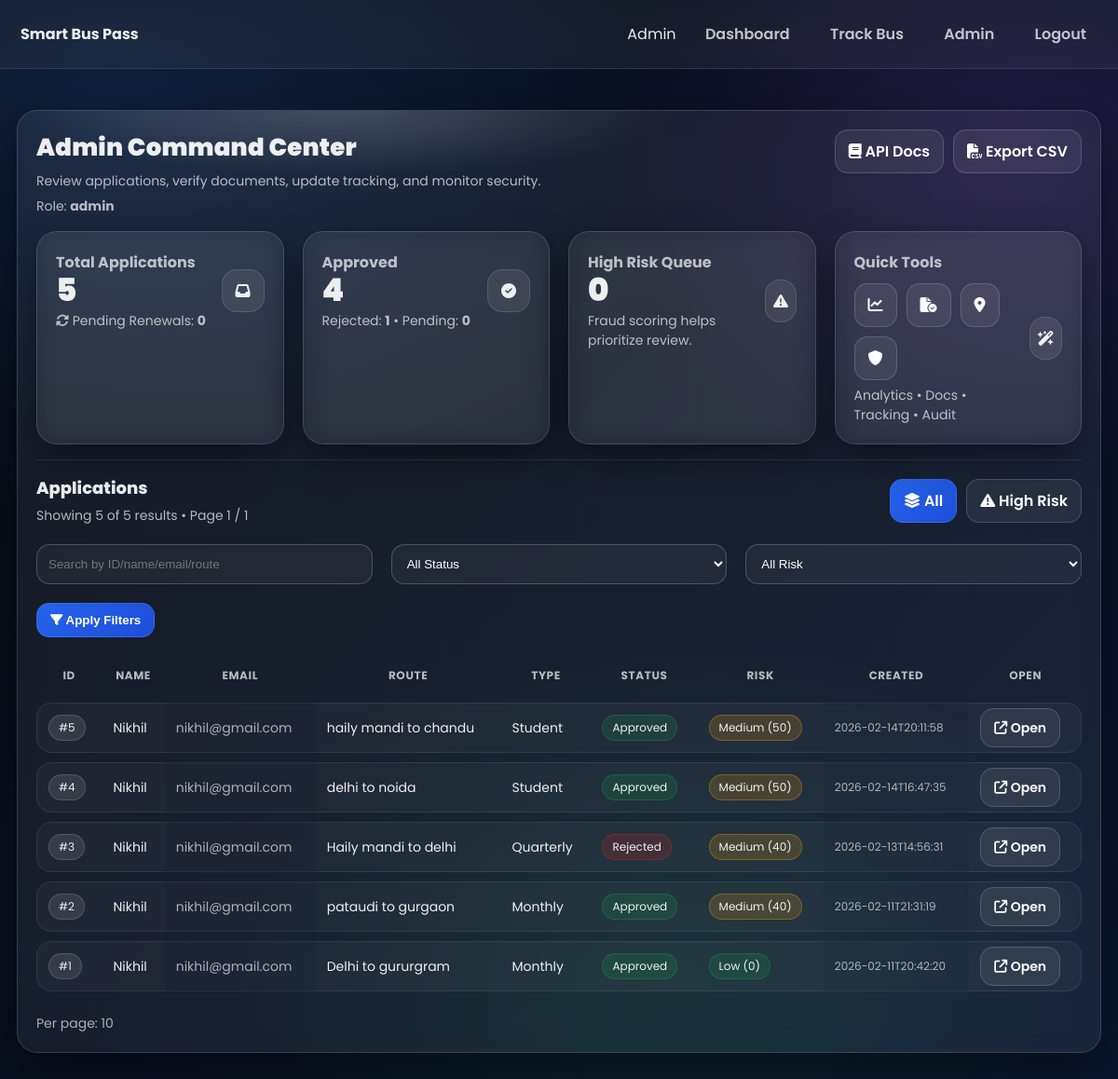
The page /admin (signed in) on the database its author committed.
### tables this page shows
CREATE TABLE bus_pass (
        pass_id INTEGER PRIMARY KEY AUTOINCREMENT,
        user_id INTEGER NOT NULL,
        user_name TEXT NOT NULL,
        email TEXT NOT NULL,
        route TEXT NOT NULL,
        pass_type TEXT NOT NULL,
        status TEXT NOT NULL DEFAULT 'Pending',
        remarks TEXT DEFAULT '',
        fraud_score INTEGER DEFAULT 0,
        fraud_flag TEXT DEFAULT 'Low',
        created_at TEXT NOT NULL,
        reviewed_at TEXT,
        approved_at TEXT,
        rejected_at TEXT,
        valid_from TEXT,
        valid_till TEXT,
        renewal_count INTEGER DEFAULT 0, photo_path TEXT, college_name TEXT, enrollment_no TEXT, verified INTEGER DEFAULT 0, price INTEGER DEFAULT 0, payment_status TEXT DEFAULT 'Pending', payment_method TEXT, txn_id TEXT, paid_at TEXT, emi_months INTEGER DEFAULT 0, emi_monthly_amount INTEGER DEFAULT 0,
        FOREIGN KEY(user_id) REFERENCES users(id)
    );

### app.py (the view)
@app.route('/admin')
def admin_dashboard():
    if not require_login() or not require_staff():
        return redirect(url_for('login'))
    status = request.args.get("status", "").strip()
    risk = request.args.get("risk", "").strip()
    q = request.args.get("q", "").strip()
    tab = request.args.get("tab", "all").strip()  # all | highrisk
    if tab == "highrisk" and not risk:
        risk = "High"
    where = []
    params = []
    if status:
        where.append("status=?")
        params.append(status)
    if risk:
        where.append("fraud_flag=?")
        params.append(risk)
    if q:
        where.append("(CAST(pass_id AS TEXT) LIKE ? OR user_name LIKE ? OR email LIKE ? OR route LIKE ?)")
        params.extend([f"%{q}%"] * 4)
    sql = "SELECT * FROM bus_pass"
    if where:
        sql += " WHERE " + " AND ".join(where)
    sql += " ORDER BY pass_id DESC"
    page = int(request.args.get("page", 1))
    per_page = int(request.args.get("per_page", 10))
    per_page = min(max(per_page, 5), 50)
    offset = (page - 1) * per_page
    conn = get_db()
    rows = conn.execute(sql + " LIMIT ? OFFSET ?", params + [per_page, offset]).fetchall()
    total = conn.execute("SELECT COUNT(*) AS c FROM (" + sql + ")", params).fetchone()["c"]
    pages = (total + per_page - 1) // per_page if total else 1
    kpi = conn.execute("""
        SELECT
          COUNT(*) AS total,
          SUM(CASE WHEN status='Approved' THEN 1 ELSE 0 END) AS approved,
          SUM(CASE WHEN status='Rejected' THEN 1 ELSE 0 END) AS rejected,
          SUM(CASE WHEN status='Pending' THEN 1 ELSE 0 END) AS pending,
          SUM(CASE WHEN fraud_flag='High' THEN 1 ELSE 0 END) AS high_risk
        FROM bus_pass
    """).fetchone()
    renewal_pending = conn.execute("SELECT COUNT(*) AS c FROM renewals WHERE status='Pending'").fetchone()["c"]
    conn.close()
    can_decide = (session.get("role") == "admin")
    return render_template(
        "admin_dashboard.html",
        title=f"Admin Dashboard | {APP_TITLE}",
        passes=rows,
        kpi=kpi,
        renewal_pending=renewal_pending,
        can_decide=can_decide,
        filters={"status": status, "risk": risk, "q": q, "tab": tab,
                 "page": page, "per_page": per_page, "pages": pages, "total": total},
    )

### app.py (called while the page is built)
@app.before_request
def _rate_limit_guard():
    try:
        ip = request.headers.get("X-Forwarded-For", request.remote_addr) or "unknown"
        endpoint = (request.endpoint or "unknown")
        minute = datetime.now().strftime("%Y%m%d%H%M")
        key = (ip, endpoint, minute)
        _rate_bucket[key] = _rate_bucket.get(key, 0) + 1
        if _rate_bucket[key] > RATE_LIMIT_PER_MINUTE:
            return render_template("403.html", title="403 | " + APP_TITLE), 403
    except Exception:
        pass

def get_db():
    conn = sqlite3.connect(DB_PATH)
    conn.row_factory = sqlite3.Row
    return conn

def require_login():
    return 'user_id' in session

def require_staff():
    return session.get('role') in ('admin', 'verifier')

### templates/admin_dashboard.html (shortened to what this page needs)
{% extends "base.html" %}
{% block content %}
<div class="card pad glow">
  <div class="card-header">
    <div>
      <div class="title">Admin Command Center</div>
      <div class="subtitle">Review applications, verify documents, update tracking, and monitor security.</div>
      <div class="subtitle">Role: <b>{{ session.get('role') }}</b> {% if not can_decide %}<span class="badge warn" style="margin-left:8px">Verifier Mode</span>{% endif %}</div>
    </div>
    <div style="display:flex;gap:10px;flex-wrap:wrap;align-items:center">
      <a class="btn" href="{{ url_for('api_docs') }}"><i class="fa-solid fa-book"></i> API Docs</a>
      <a class="btn" href="{{ url_for('export_csv', status=filters.status, risk=filters.risk, q=filters.q) }}"><i class="fa-solid fa-file-csv"></i> Export CSV</a>
    </div>
  </div>
  <div class="grid cols-4" style="margin-top:16px">
    <div class="card pad soft">
      <div class="kpi">
        <div>
          <div class="label">Total Applications</div>
          <div class="num">{{ kpi.total }}</div>
          <div class="subtitle"><i class="fa-solid fa-rotate"></i> Pending Renewals: <b>{{ renewal_pending }}</b></div>
        </div>
        <div class="icon"><i class="fa-solid fa-inbox"></i></div>
      </div>
    </div>
    <div class="card pad soft">
      <div class="kpi">
        <div>
          <div class="label">Approved</div>
          <div class="num">{{ kpi.approved }}</div>
          <div class="subtitle">Rejected: <b>{{ kpi.rejected }}</b> • Pending: <b>{{ kpi.pending }}</b></div>
        </div>
        <div class="icon"><i class="fa-solid fa-circle-check"></i></div>
      </div>
    </div>
    <div class="card pad soft">
      <div class="kpi">
        <div>
          <div class="label">High Risk Queue</div>
          <div class="num">{{ kpi.high_risk }}</div>
          <div class="subtitle">Fraud scoring helps prioritize review.</div>
        </div>
        <div class="icon"><i class="fa-solid fa-triangle-exclamation"></i></div>
      </div>
    </div>
    <div class="card pad soft">
      <div class="kpi">
        <div>
          <div class="label">Quick Tools</div>
          <div style="display:flex;gap:10px;flex-wrap:wrap;margin-top:10px">
            <a class="btn" href="{{ url_for('admin_analytics') }}"><i class="fa-solid fa-chart-line"></i></a>
            <a class="btn" href="{{ url_for('admin_documents') }}"><i class="fa-solid fa-file-circle-check"></i></a>
            <a class="btn" href="{{ url_for('admin_bus_update') }}"><i class="fa-solid fa-location-dot"></i></a>
            <a class="btn" href="{{ url_for('admin_audit') }}"><i class="fa-solid fa-shield"></i></a>
          </div>
          <div class="subtitle">Analytics • Docs • Tracking • Audit</div>
        </div>
        <div class="icon"><i class="fa-solid fa-wand-magic-sparkles"></i></div>
      </div>
    </div>
  </div>
  <hr class="hr">
  <div style="display:flex;justify-content:space-between;align-items:center;gap:10px;flex-wrap:wrap">
    <div>
      <div class="section-title" style="margin-top:0">Applications</div>
      <div class="subtitle">Showing {{ passes|length }} of {{ filters.total }} results • Page {{ filters.page }} / {{ filters.pages }}</div>
    </div>
    <div style="display:flex;gap:10px;flex-wrap:wrap">
      <a class="btn {% if filters.tab=='all' %}primary{% endif %}" href="{{ url_for('admin_dashboard', tab='all') }}"><i class="fa-solid fa-layer-group"></i> All</a>
      <a class="btn {% if filters.tab=='highrisk' %}bad{% endif %}" href="{{ url_for('admin_dashboard', tab='highrisk') }}"><i class="fa-solid fa-triangle-exclamation"></i> High Risk</a>
    </div>
  </div>
  <form method="get" style="margin-top:14px" class="grid cols-3">
    <input class="input" name="q" value="{{ filters.q }}" placeholder="Search by ID/name/email/route">
    <select class="input" name="status">
      <option value="">All Status</option>
    </select>
    <select class="input" name="risk">
      <option value="">All Risk</option>
    </select>
    <button class="btn primary" style="grid-column:1/-1;width:max-content"><i class="fa-solid fa-filter"></i> Apply Filters</button>
  </form>
  <div style="overflow:auto;margin-top:12px">
    <table class="table">
      <tr>
        <th>ID</th><th>Name</th><th>Email</th><th>Route</th><th>Type</th>
        <th>Status</th><th>Risk</th><th>Created</th><th>Open</th>
      </tr>
      {% for p in passes %}
      <tr>
        <td><span class="badge">#{{ p.pass_id }}</span></td>
        <td>{{ p.user_name }}</td>
        <td class="muted">{{ p.email }}</td>
        <td>{{ p.route }}</td>
        <td>{{ p.pass_type }}</td>
        <td>
          {% if p.status=='Approved' %}<span class="badge good">Approved</span>
          {% elif p.status=='Rejected' %}<span class="badge bad">Rejected</span>
          {% else %}<span class="badge warn">Pending</span>{% endif %}
        </td>
        <td>
          {% if p.fraud_flag=='High' %}<span class="badge bad"><i class="fa-solid fa-triangle-exclamation"></i> High ({{ p.fraud_score }})</span>
          {% elif p.fraud_flag=='Medium' %}<span class="badge warn">Medium ({{ p.fraud_score }})</span>
          {% else %}<span class="badge good">Low ({{ p.fraud_score }})</span>{% endif %}
        </td>
        <td class="muted" style="font-size:12px">{{ p.created_at }}</td>
        <td><a class="btn" href="{{ url_for('pass_details', pass_id=p.pass_id) }}"><i class="fa-solid fa-arrow-up-right-from-square"></i> Open</a></td>
      </tr>
      {% endfor %}
    </table>
  </div>
  <div style="display:flex;justify-content:space-between;align-items:center;margin-top:14px;flex-wrap:wrap;gap:10px">
    <div class="muted">Per page: {{ filters.per_page }}</div>
  </div>
</div>
{% endblock %}

### static/css/modern.css (style rules this page uses)
:root { --bg1:#060a12; --bg2:#0b1730; --card:rgba(255,255,255,0.06); --card2:rgba(255,255,255,0.09); --border:rgba(255,255,255,0.14); --text:rgba(255,255,255,0.92); --muted:rgba(255,255,255,0.72); --shadow:0 18px 55px rgba(0,0,0,0.55); --r:22px; }
body { background: radial-gradient(1200px 800px at 10% 10%, rgba(59,130,246,0.18), transparent 55%), radial-gradient(900px 700px at 90% 15%, rgba(168,85,247,0.16), transparent 50%), radial-gradient(900px 700px at 60% 90%, rgba(34,197,94,0.10), transparent 55%), linear-gradient(135deg, var(--bg1), var(--bg2)); color: var(--text); }
.card { background: var(--card); border:1px solid var(--border); border-radius: var(--r); box-shadow: var(--shadow); }
.card.soft { background:rgba(255,255,255,0.045); box-shadow:0 14px 40px rgba(0,0,0,0.42); }
.card-header { display:flex; align-items:flex-start; justify-content:space-between; gap:14px; }
.title { font-size:26px; font-weight:900; letter-spacing:0.2px; }
.subtitle { opacity:.75; font-size:14px; margin-top:6px; }
.section-title { font-size:18px;font-weight:800;margin-top:18px; }
.btn { border:1px solid rgba(255,255,255,0.16); background:rgba(255,255,255,0.07); border-radius:14px; padding:10px 14px; }
.btn.primary { background:linear-gradient(135deg,#2563eb,#1d4ed8); border-color:rgba(255,255,255,0.10); }
.badge { border:1px solid rgba(255,255,255,0.14); }
.badge.good { background:rgba(22,163,74,0.18); border-color:rgba(22,163,74,0.32); }
.badge.bad { background:rgba(220,38,38,0.18); border-color:rgba(220,38,38,0.32); }
.badge.warn { background:rgba(245,158,11,0.18); border-color:rgba(245,158,11,0.32); }
.input { border-radius:14px; padding:12px 12px; }
.cols-3 { grid-template-columns:repeat(3,minmax(0,1fr)); }
.cols-4 { grid-template-columns:repeat(4,minmax(0,1fr)); }
.kpi { display:flex; align-items:center; justify-content:space-between; gap:12px; }
.kpi .num { font-size:34px;font-weight:950;line-height:1; }
.kpi .label { opacity:.75;font-weight:700; }
.kpi .icon { width:46px;height:46px; display:grid;place-items:center; border-radius:16px; background:rgba(255,255,255,0.08); border:1px solid rgba(255,255,255,0.12); }
.table { border-collapse:separate; border-spacing:0 10px; }
.table th { opacity:.75; font-size:12px; text-transform:uppercase; letter-spacing:0.6px; border-bottom:none; padding:10px 12px; }
.table td { background:rgba(255,255,255,0.04); border-top:1px solid rgba(255,255,255,0.08); border-bottom:1px solid rgba(255,255,255,0.08); padding:12px; }
.table tr td:first-child { border-left:1px solid rgba(255,255,255,0.08); border-top-left-radius:16px; border-bottom-left-radius:16px; }
.table tr td:last-child { border-right:1px solid rgba(255,255,255,0.08); border-top-right-radius:16px; border-bottom-right-radius:16px; }
.hr { height:1px;background:rgba(255,255,255,0.10);border:0;margin:16px 0; }
.glow { position:relative; overflow:hidden; }
.glow:before { content:""; position:absolute; inset:-2px; background:radial-gradient(600px 120px at 30% 0%, rgba(255,255,255,0.18), transparent 60%); pointer-events:none; }

### templates/base.html (style rules this page uses)
* { margin:0;padding:0;box-sizing:border-box; }
body { font-family:'Poppins',sans-serif; background: linear-gradient(135deg,#0f172a,#1e293b); color:#fff; min-height:100vh; }
a { text-decoration:none;color:inherit; }
.card { background: rgba(255,255,255,0.05); backdrop-filter: blur(12px); border:1px solid rgba(255,255,255,0.15); border-radius:18px; box-shadow:0 15px 40px rgba(0,0,0,0.4); }
.pad { padding:20px; }
.btn { padding:10px 16px; border:none; border-radius:10px; cursor:pointer; font-weight:600; transition:.3s ease; background:rgba(255,255,255,0.08); color:#fff; }
.btn.primary { background:#2563eb; }
.badge { padding:4px 10px; border-radius:20px; font-size:12px; background:rgba(255,255,255,0.1); display:inline-block; }
.input { width:100%; padding:10px; margin-top:6px; border-radius:8px; border:1px solid rgba(255,255,255,0.2); background:rgba(255,255,255,0.05); color:#fff; }
.grid { display:grid; gap:20px; }
.muted { opacity:.7; font-size:14px; }
.table { width:100%; border-collapse:collapse; }
.table th,.table td { padding:10px; border-bottom:1px solid rgba(255,255,255,0.1); font-size:14px; }
select.input { background: rgba(255,255,255,0.05); color: #fff; }
select.input option { background: #0f172a; color: #fff; }

### rows shown on the page
bus_pass: pass_id "5", user_name "Nikhil", email "nikhil@gmail.com", route "haily mandi to chandu", pass_type "Student", status "Approved", fraud_score "50", created_at "2026-02-14T20:11:58"
bus_pass: pass_id "4", user_name "Nikhil", email "nikhil@gmail.com", route "delhi to noida", pass_type "Student", status "Approved", fraud_score "50", created_at "2026-02-14T16:47:35"
bus_pass: pass_id "3", user_name "Nikhil", email "nikhil@gmail.com", route "Haily mandi to delhi", pass_type "Quarterly", status "Rejected", fraud_score "40", created_at "2026-02-13T14:56:31"
bus_pass: pass_id "2", user_name "Nikhil", email "nikhil@gmail.com", route "pataudi to gurgaon", pass_type "Monthly", status "Approved", fraud_score "40", created_at "2026-02-11T21:31:19"
bus_pass: pass_id "1", user_name "Nikhil", email "nikhil@gmail.com", route "Delhi to gururgram", pass_type "Monthly", status "Approved", fraud_score "0", created_at "2026-02-11T20:42:20"

### other values the page prints
{{ session.get('user') }} "Admin"
{{ session.get('role') }} "admin"
{{ kpi.total }} "5"
{{ renewal_pending }} "0"
{{ kpi.approved }} "4"
{{ kpi.rejected }} "1"
{{ kpi.pending }} "0"
{{ kpi.high_risk }} "0"
{{ passes|length }} "5"
{{ filters.total }} "5"
{{ filters.page }} "1"
{{ filters.pages }} "1"
{{ filters.per_page }} "10"
